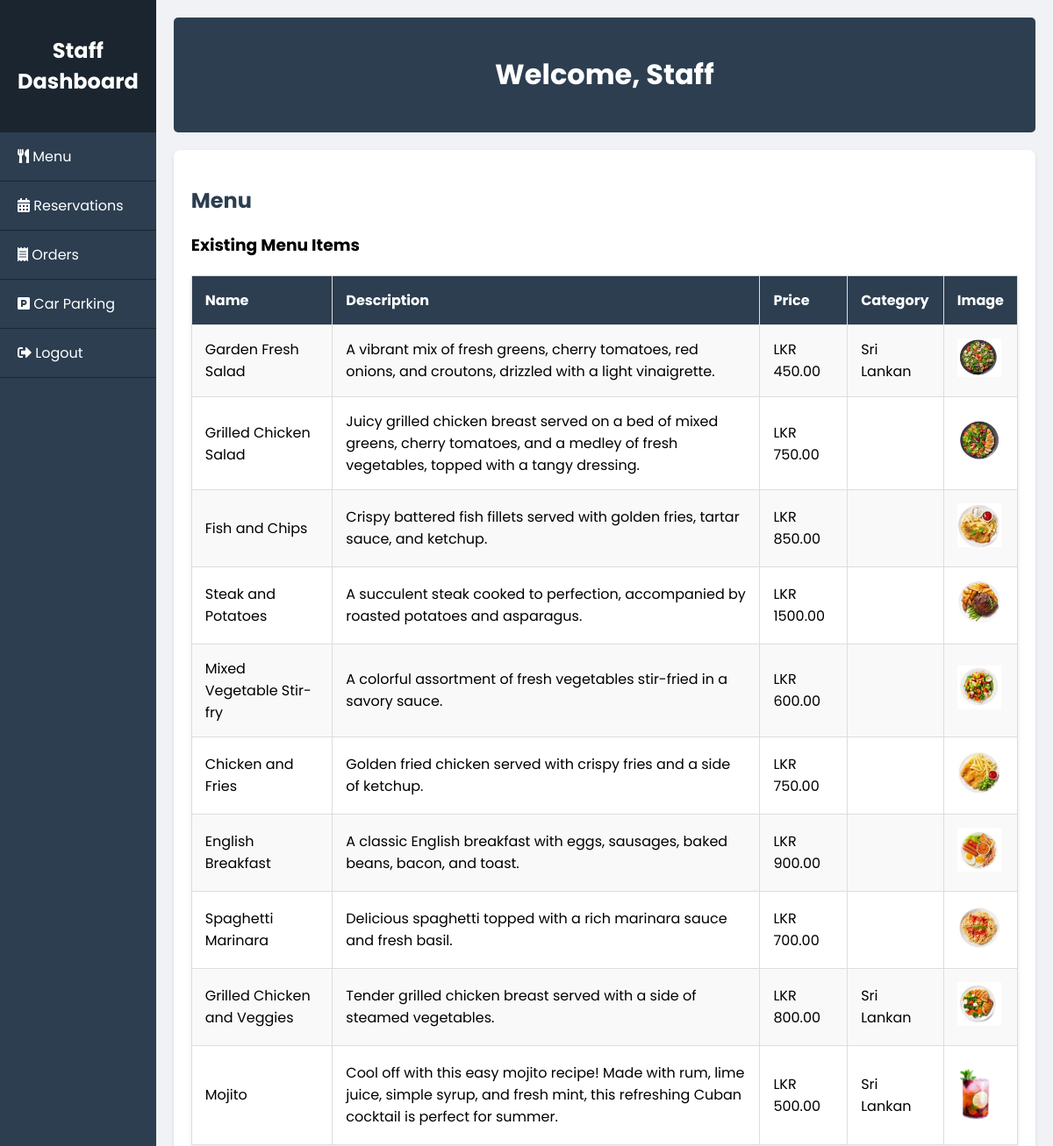
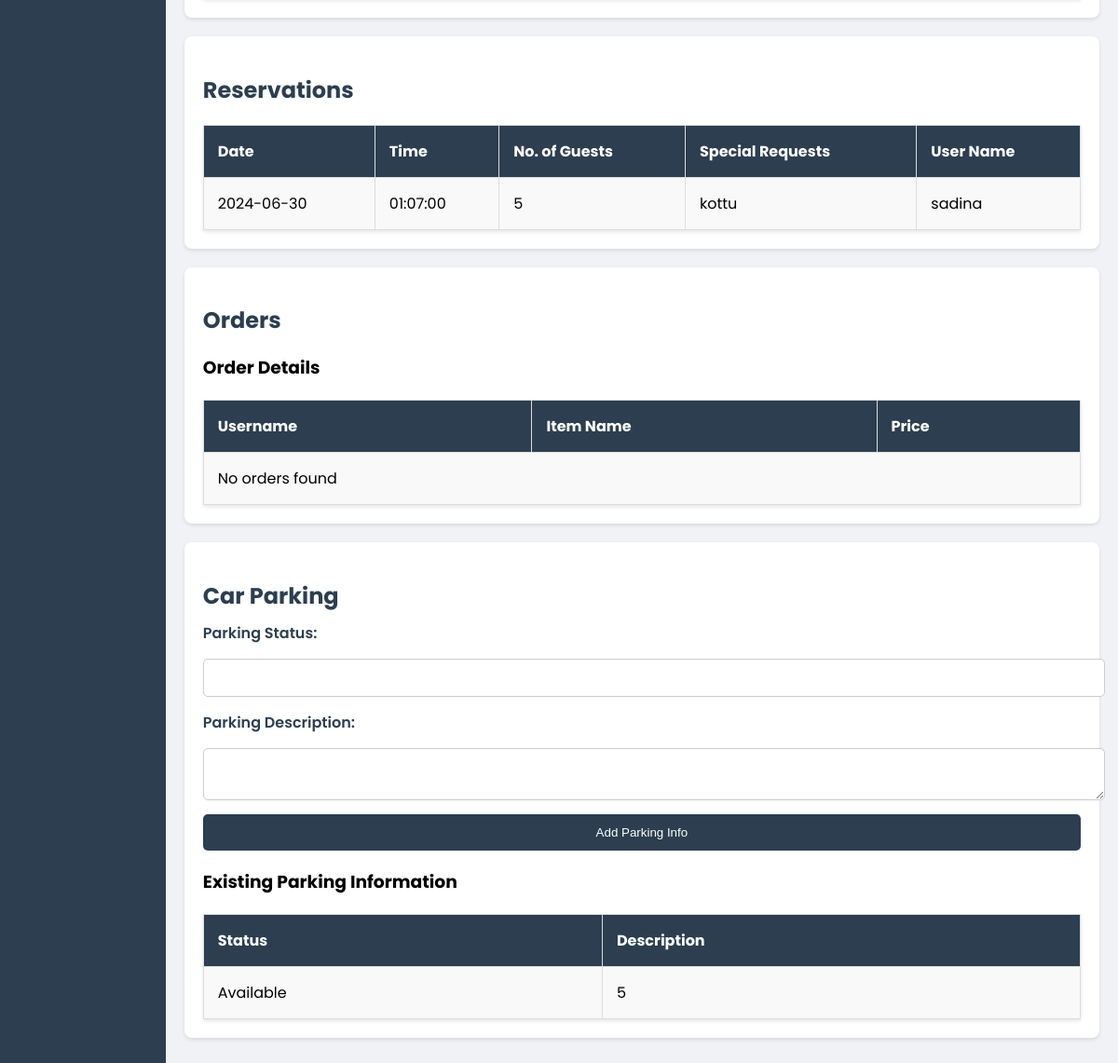
The page /Staff/staff.php on the database its author committed (2 pictures, top to bottom).
### tables this page shows
CREATE TABLE `menu_items` (
  `id` int(11) NOT NULL,
  `name` varchar(255) NOT NULL,
  `description` text DEFAULT NULL,
  `price` decimal(10,2) NOT NULL,
  `image` varchar(255) NOT NULL,
  `category` varchar(255) DEFAULT NULL
);

CREATE TABLE `reservations` (
  `id` int(11) NOT NULL,
  `user_id` int(11) NOT NULL,
  `date` date NOT NULL,
  `time` time NOT NULL,
  `guests` int(11) NOT NULL,
  `requests` text DEFAULT NULL,
  `created_at` timestamp NOT NULL DEFAULT current_timestamp()
);

CREATE TABLE `user` (
  `id` int(11) NOT NULL,
  `username` varchar(255) NOT NULL,
  `password` varchar(255) NOT NULL
);

CREATE TABLE `parking_info` (
  `id` int(11) NOT NULL,
  `parking_status` varchar(50) NOT NULL,
  `parking_description` text NOT NULL
);

### Staff/staff.php (the view, shortened to what this page needs)
<?php
$servername = "localhost";
$username = "root";
$password = "";
$dbname = "gallery_cafe";
$conn = new mysqli($servername, $username, $password, $dbname);
?>
<!DOCTYPE html>
<html lang="en">
<head>
    <link rel="stylesheet" href="staff_style.css">
    <link rel="stylesheet" href="https://cdnjs.cloudflare.com/ajax/libs/font-awesome/5.15.3/css/all.min.css">
</head>
<body>
    <div class="dashboard-container">
        <aside class="sidebar">
            <div class="sidebar-header">
                <h2>Staff Dashboard</h2>
            </div>
            <nav class="sidebar-nav">
                <ul>
                    <li><a href="#menu"><i class="fas fa-utensils"></i> Menu</a></li>
                    <li><a href="#reservations"><i class="fas fa-calendar-alt"></i> Reservations</a></li>
                    <li><a href="#orders"><i class="fas fa-receipt"></i> Orders</a></li>
                    <li><a href="#parking"><i class="fas fa-parking"></i> Car Parking</a></li>
                    <li><a href="../index.php"><i class="fas fa-sign-out-alt"></i> Logout</a></li>
                </ul>
            </nav>
        </aside>
        <main class="main-content">
            <header class="main-header">
                <h1>Welcome, Staff</h1>
            </header>
            <section id="menu" class="dashboard-section">
                <h2>Menu</h2>
                <div class="existing-menu">
                    <h3>Existing Menu Items</h3>
                    <table>
                        <thead>
                            <tr>
                                <th>Name</th>
                                <th>Description</th>
                                <th>Price</th>
                                <th>Category</th>
                                <th>Image</th>
                            </tr>
                        </thead>
                        <tbody>
                            <?php
                            $sql = "SELECT id, name, description, price, category, image FROM menu_items";
                            $result = $conn->query($sql);
                            if ($result->num_rows > 0) {
                                while ($row = $result->fetch_assoc()) {
                                    echo "<tr>
                                            <td>{$row['name']}</td>
                                            <td>{$row['description']}</td>
                                            <td>LKR {$row['price']}</td>
                                            <td>{$row['category']}</td>
                                            <td><img src='../Admin/uploads/menu/{$row['image']}' alt='{$row['name']}' width='50'></td>
                                          </tr>";
                                }
                            } else {
                                echo "<tr><td colspan='5'>No menu items found</td></tr>";
                            }
                            ?>
                        </tbody>
                    </table>
                </div>
            </section>
            <section id="reservations" class="dashboard-section">
                <h2>Reservations</h2>
                <table>
                    <thead>
                        <tr>
                            <th>Date</th>
                            <th>Time</th>
                            <th>No. of Guests</th>
                            <th>Special Requests</th>
                            <th>User Name</th>
                        </tr>
                    </thead>
                    <tbody>
                        <?php
                        $sql = "SELECT reservations.*, user.username FROM reservations JOIN user ON reservations.user_id = user.id";
                        $result = $conn->query($sql);
                        if ($result->num_rows > 0) {
                            while ($row = $result->fetch_assoc()) {
                                echo "<tr>
                                        <td>{$row['date']}</td>
                                        <td>{$row['time']}</td>
                                        <td>{$row['guests']}</td>
                                        <td>{$row['requests']}</td>
                                        <td>{$row['username']}</td>
                                      </tr>";
                            }
                        } else {
                            echo "<tr><td colspan='5'>No reservations found</td></tr>";
                        }
                        ?>
                    </tbody>
                </table>
            </section>
            <section id="orders" class="dashboard-section">
                <h2>Orders</h2>
                <div class="existing-orders">
                    <h3>Order Details</h3>
                    <table>
                        <thead>
                            <tr>
                                <th>Username</th>
                                <th>Item Name</th>
                                <th>Price</th>
                            </tr>
                        </thead>
                        <tbody>
                            <?php
                            $sql = "SELECT o.username, mi.name AS item_name, mi.price
                                    FROM orders o
                                    JOIN menu_items mi ON o.item_id = mi.id";
                            $result = $conn->query($sql);
                            if ($result->num_rows > 0) {
                                while ($row = $result->fetch_assoc()) {
                                    echo "<tr>
                                            <td>{$row['username']}</td>
                                            <td>{$row['item_name']}</td>
                                            <td>LKR {$row['price']}</td>
                                          </tr>";
                                }
                            } else {
                                echo "<tr><td colspan='3'>No orders found</td></tr>";
                            }
                            ?>
                        </tbody>
                    </table>
                </div>
            </section>
            <section id="parking" class="dashboard-section">
                <h2>Car Parking</h2>
                <form id="parking-form" action="admin.php" method="post">
                    <label for="parking-status">Parking Status:</label>
                    <input type="text" id="parking-status" name="parking_status" required>
                    <label for="parking-description">Parking Description:</label>
                    <textarea id="parking-description" name="parking_description" required></textarea>
                    <button type="submit">Add Parking Info</button>
                </form>
                <div class="existing-parking">
                    <h3>Existing Parking Information</h3>
                    <table>
                        <thead>
                            <tr>
                                <th>Status</th>
                                <th>Description</th>
                            </tr>
                        </thead>
                        <tbody>
                            <?php
                            $sql = "SELECT * FROM parking_info";
                            $result = $conn->query($sql);
                            if ($result->num_rows > 0) {
                                while ($row = $result->fetch_assoc()) {
                                    echo "<tr>
                                            <td>{$row['parking_status']}</td>
                                            <td>{$row['parking_description']}</td>
                                          </tr>";
                                }
                            } else {
                                echo "<tr><td colspan='2'>No parking information found</td></tr>";
                            }
                            ?>
                        </tbody>
                    </table>
                </div>
            </section>
        </main>
    </div>
</body>
</html>

### Staff/staff_style.css (style rules this page uses)
body { font-family: "Poppins", sans-serif; margin: 0; padding: 0; display: flex; height: 100vh; background-color: #f0f2f5; }
.dashboard-container { display: flex; width: 100%; }
.sidebar { width: 250px; background-color: #2c3e50; color: white; display: flex; flex-direction: column; box-shadow: 2px 0 5px rgba(0, 0, 0, 0.1); }
.sidebar-header { padding: 20px; background-color: #1a252f; text-align: center; border-bottom: 1px solid #1a252f; }
.sidebar-nav { flex-grow: 1; }
.sidebar-nav ul { list-style: none; padding: 0; margin: 0; }
.sidebar-nav ul li { border-bottom: 1px solid #1a252f; }
.sidebar-nav ul li a { color: white; text-decoration: none; display: block; padding: 15px 20px; transition: background-color 0.3s; }
.main-content { flex-grow: 1; padding: 20px; background-color: #f0f2f5; overflow-y: auto; }
.main-header { background-color: #2c3e50; color: white; padding: 20px; margin-bottom: 20px; text-align: center; border-radius: 5px; }
.dashboard-section { margin-bottom: 20px; background: #fff; padding: 20px; border-radius: 8px; box-shadow: 0 2px 4px rgba(0, 0, 0, 0.1); }
.dashboard-section h2 { margin-bottom: 10px; color: #2c3e50; }
form { display: flex; flex-direction: column; gap: 15px; }
form label { font-weight: 600; color: #2c3e50; }
form input, form textarea { width: 100%; padding: 12px; border: 1px solid #ccc; border-radius: 5px; background: #fff; transition: border-color 0.3s; }
form button { padding: 12px 20px; border: none; background-color: #2c3e50; color: white; border-radius: 5px; cursor: pointer; transition: background-color 0.3s; }
table { width: 100%; border-collapse: collapse; margin-top: 20px; box-shadow: 0 2px 4px rgba(0, 0, 0, 0.1); }
table th, table td { padding: 15px; border: 1px solid #ddd; text-align: left; transition: background-color 0.3s; }
table th { background-color: #2c3e50; color: white; }
table tbody tr:nth-child(odd) { background-color: #f9f9f9; }

### rows shown on the page
menu_items: name "Garden Fresh Salad", description "A vibrant mix of fresh greens, cherry tomatoes, red onions, and croutons, drizzled with a light vinaigrette.", price "450.00", category "Sri Lankan", image (picture)
menu_items: name "Grilled Chicken Salad", description "Juicy grilled chicken breast served on a bed of mixed greens, cherry tomatoes, and a medley of fresh vegetables, topped with a tangy dressing.", price "750.00", image (picture)
menu_items: name "Fish and Chips", description "Crispy battered fish fillets served with golden fries, tartar sauce, and ketchup.", price "850.00", image (picture)
menu_items: name "Steak and Potatoes", description "A succulent steak cooked to perfection, accompanied by roasted potatoes and asparagus.", price "1500.00", image (picture)
menu_items: name "Mixed Vegetable Stir-fry", description "A colorful assortment of fresh vegetables stir-fried in a savory sauce.", price "600.00", image (picture)
menu_items: name "Chicken and Fries", description "Golden fried chicken served with crispy fries and a side of ketchup.", price "750.00", image (picture)
menu_items: name "English Breakfast", description "A classic English breakfast with eggs, sausages, baked beans, bacon, and toast.", price "900.00", image (picture)
menu_items: name "Spaghetti Marinara", description "Delicious spaghetti topped with a rich marinara sauce and fresh basil.", price "700.00", image (picture)
menu_items: name "Grilled Chicken and Veggies", description "Tender grilled chicken breast served with a side of steamed vegetables.", price "800.00", category "Sri Lankan", image (picture)
menu_items: name "Mojito", description "Cool off with this easy mojito recipe! Made with rum, lime juice, simple syrup, and fresh mint, this refreshing Cuban cocktail is perfect for summer.", price "500.00", category "Sri Lankan", image (picture)
reservations: date "2024-06-30", time "01:07:00", guests "5", requests "kottu", user.username "sadina"
parking_info: parking_status "Available", parking_description "5"
